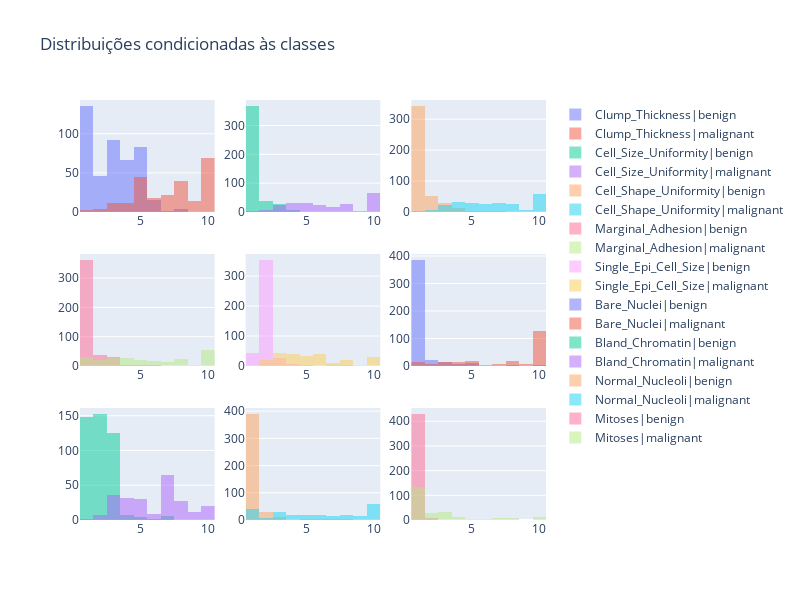

Here is the notebook cell this chart was saved with:
### Code cell
from plotly.subplots import make_subplots
import plotly.graph_objects as go

df.replace(b'benign', 0, inplace=True)
df.replace(b'malignant', 1, inplace=True)
b = df[df["Class"] == 0]
m = df[df["Class"] == 1]

grid = make_subplots(rows=3, cols=3)
i = 0
for col in ["Clump_Thickness","Cell_Size_Uniformity","Cell_Shape_Uniformity","Marginal_Adhesion","Single_Epi_Cell_Size","Bare_Nuclei","Bland_Chromatin"
,"Normal_Nucleoli","Mitoses"]:
    fig = go.Histogram(x=b[col],nbinsx=10,opacity=0.5,name=col+"|benign")
    grid.append_trace(fig, i//3+1, (i%3)+1)
    fig = go.Histogram(x=m[col],nbinsx=10,opacity=0.5,name=col+"|malignant")
    grid.append_trace(fig, i//3+1, (i%3)+1)
    i += 1

grid.update_layout(height=600, width=800, title_text="Distribuições condicionadas às classes", barmode="overlay", showlegend=True)
grid.show()

### Figure 1 — Plotly figure (JSON) as saved in the notebook; plotly's stock layout.template omitted (floating-point values rounded to 4 significant figures; data arrays with more than 128 entries replaced by an {"elided": "..."} marker saying what was removed)
{"data": [{"name": "Clump_Thickness|benign", "nbinsx": 10, "opacity": 0.5, "type": "histogram", "x": {"elided": "444 int values"}, "xaxis": "x", "yaxis": "y"}, {"name": "Clump_Thickness|malignant", "nbinsx": 10, "opacity": 0.5, "type": "histogram", "x": {"elided": "239 int values"}, "xaxis": "x", "yaxis": "y"}, {"name": "Cell_Size_Uniformity|benign", "nbinsx": 10, "opacity": 0.5, "type": "histogram", "x": {"elided": "444 int values"}, "xaxis": "x2", "yaxis": "y2"}, {"name": "Cell_Size_Uniformity|malignant", "nbinsx": 10, "opacity": 0.5, "type": "histogram", "x": {"elided": "239 int values"}, "xaxis": "x2", "yaxis": "y2"}, {"name": "Cell_Shape_Uniformity|benign", "nbinsx": 10, "opacity": 0.5, "type": "histogram", "x": {"elided": "444 int values"}, "xaxis": "x3", "yaxis": "y3"}, {"name": "Cell_Shape_Uniformity|malignant", "nbinsx": 10, "opacity": 0.5, "type": "histogram", "x": {"elided": "239 int values"}, "xaxis": "x3", "yaxis": "y3"}, {"name": "Marginal_Adhesion|benign", "nbinsx": 10, "opacity": 0.5, "type": "histogram", "x": {"elided": "444 int values"}, "xaxis": "x4", "yaxis": "y4"}, {"name": "Marginal_Adhesion|malignant", "nbinsx": 10, "opacity": 0.5, "type": "histogram", "x": {"elided": "239 int values"}, "xaxis": "x4", "yaxis": "y4"}, {"name": "Single_Epi_Cell_Size|benign", "nbinsx": 10, "opacity": 0.5, "type": "histogram", "x": {"elided": "444 int values"}, "xaxis": "x5", "yaxis": "y5"}, {"name": "Single_Epi_Cell_Size|malignant", "nbinsx": 10, "opacity": 0.5, "type": "histogram", "x": {"elided": "239 int values"}, "xaxis": "x5", "yaxis": "y5"}, {"name": "Bare_Nuclei|benign", "nbinsx": 10, "opacity": 0.5, "type": "histogram", "x": {"elided": "444 int values"}, "xaxis": "x6", "yaxis": "y6"}, {"name": "Bare_Nuclei|malignant", "nbinsx": 10, "opacity": 0.5, "type": "histogram", "x": {"elided": "239 int values"}, "xaxis": "x6", "yaxis": "y6"}, {"name": "Bland_Chromatin|benign", "nbinsx": 10, "opacity": 0.5, "type": "histogram", "x": {"elided": "444 int values"}, "xaxis": "x7", "yaxis": "y7"}, {"name": "Bland_Chromatin|malignant", "nbinsx": 10, "opacity": 0.5, "type": "histogram", "x": {"elided": "239 int values"}, "xaxis": "x7", "yaxis": "y7"}, {"name": "Normal_Nucleoli|benign", "nbinsx": 10, "opacity": 0.5, "type": "histogram", "x": {"elided": "444 int values"}, "xaxis": "x8", "yaxis": "y8"}, {"name": "Normal_Nucleoli|malignant", "nbinsx": 10, "opacity": 0.5, "type": "histogram", "x": {"elided": "239 int values"}, "xaxis": "x8", "yaxis": "y8"}, {"name": "Mitoses|benign", "nbinsx": 10, "opacity": 0.5, "type": "histogram", "x": {"elided": "444 int values"}, "xaxis": "x9", "yaxis": "y9"}, {"name": "Mitoses|malignant", "nbinsx": 10, "opacity": 0.5, "type": "histogram", "x": {"elided": "239 int values"}, "xaxis": "x9", "yaxis": "y9"}], "layout": {"barmode": "overlay", "height": 600, "showlegend": true, "title": {"text": "Distribuições condicionadas às classes"}, "width": 800, "xaxis": {"anchor": "y", "autorange": true, "domain": [0, 0.2889], "range": [0.5, 10.5], "type": "linear"}, "xaxis2": {"anchor": "y2", "autorange": true, "domain": [0.3556, 0.6444], "range": [0.5, 10.5], "type": "linear"}, "xaxis3": {"anchor": "y3", "autorange": true, "domain": [0.7111, 1], "range": [0.5, 10.5], "type": "linear"}, "xaxis4": {"anchor": "y4", "autorange": true, "domain": [0, 0.2889], "range": [0.5, 10.5], "type": "linear"}, "xaxis5": {"anchor": "y5", "autorange": true, "domain": [0.3556, 0.6444], "range": [0.5, 10.5], "type": "linear"}, "xaxis6": {"anchor": "y6", "autorange": true, "domain": [0.7111, 1], "range": [0.5, 10.5], "type": "linear"}, "xaxis7": {"anchor": "y7", "autorange": true, "domain": [0, 0.2889], "range": [0.5, 10.5], "type": "linear"}, "xaxis8": {"anchor": "y8", "autorange": true, "domain": [0.3556, 0.6444], "range": [0.5, 10.5], "type": "linear"}, "xaxis9": {"anchor": "y9", "autorange": true, "domain": [0.7111, 1], "range": [0.5, 10.5], "type": "linear"}, "yaxis": {"anchor": "x", "autorange": true, "domain": [0.7333, 1], "range": [0, 143.2]}, "yaxis2": {"anchor": "x2", "autorange": true, "domain": [0.7333, 1], "range": [0, 388.4]}, "yaxis3": {"anchor": "x3", "autorange": true, "domain": [0.7333, 1], "range": [0, 362.1]}, "yaxis4": {"anchor": "x4", "autorange": true, "domain": [0.3667, 0.6333], "range": [0, 382.1]}, "yaxis5": {"anchor": "x5", "autorange": true, "domain": [0.3667, 0.6333], "range": [0, 373.7]}, "yaxis6": {"anchor": "x6", "autorange": true, "domain": [0.3667, 0.6333], "range": [0, 407.4]}, "yaxis7": {"anchor": "x7", "autorange": true, "domain": [0, 0.2667], "range": [0, 161.1]}, "yaxis8": {"anchor": "x8", "autorange": true, "domain": [0, 0.2667], "range": [0, 411.6]}, "yaxis9": {"anchor": "x9", "autorange": true, "domain": [0, 0.2667], "range": [0, 453.7]}}}
